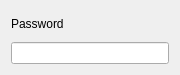
<?xml version="1.0" encoding="UTF-8"?>
<ui version="4.0">
 <class>my_dialog2</class>
 <widget class="QDialog" name="my_dialog2">
  <property name="geometry">
   <rect>
    <x>0</x>
    <y>0</y>
    <width>180</width>
    <height>75</height>
   </rect>
  </property>
  <property name="windowTitle">
   <string>Password</string>
  </property>
  <layout class="QVBoxLayout" name="verticalLayout">
   <item>
    <widget class="QLabel" name="label">
     <property name="text">
      <string>Password</string>
     </property>
    </widget>
   </item>
   <item>
    <widget class="QLineEdit" name="lineEdit">
     <property name="echoMode">
      <enum>QLineEdit::Password</enum>
     </property>
    </widget>
   </item>
  </layout>
 </widget>
 <resources/>
 <connections/>
</ui>
